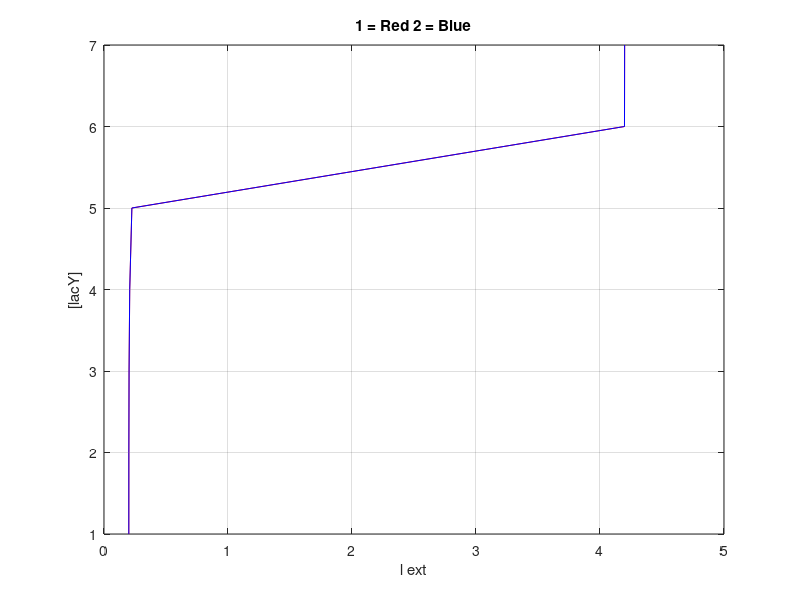

This chart was generated by the following MATLAB code:
clear; clc;

beta = 1;
gamma = 1;
delta = 0.2;
l0 = 4;
p = 4;
sigma = 1;
l_ext = 1:7;

time = 0:0.01:20;

l1 = 8;
lacY1 = 3;

l2 = 2;
lacY2 = 1; 

max1_arr = zeros(length(l_ext), 1);
max2_arr = zeros(length(l_ext), 1);

l_arr1 = zeros(length(time), 1);
lacY_arr1 = zeros(length(time), 1);
l_arr2 = zeros(length(time), 1);
lacY_arr2 = zeros(length(time), 1);

for i = 1:length(l_ext)
    for j = 1:length(time)
        l_arr1(i) = l1;
        lacY_arr1(i) = lacY1;
    
        dldt = (beta * l_ext(i) * lacY1) - (gamma * l1);
        dydt = delta + p * (l1^4 ./ (l1^4 + l0^4)) - (sigma * lacY1); 
    
        l1 = l1 + dldt;
        lacY1 = lacY1 + dydt;
    end

    for k = 1:length(time)
        l_arr2(i) = l2;
        lacY_arr2(i) = lacY2;
    
        dldt2 = (beta * l_ext(i) * lacY2) - (gamma * l2);
        dydt2 = delta + p * (l2^4 ./ (l2^4 + l0^4)) - (sigma * lacY2); 
    
        l2 = l2 + dldt2;
        lacY2 = lacY2 + dydt2;
    end

    max1 = max(lacY_arr1);
    max2 = max(lacY_arr2);
    max1_arr(i) = max1;
    max2_arr(i) = max2;
    fprintf("max1 = %f \n", max1);
    fprintf("max2 = %f \n", max2);
end

figure;
plot(max1_arr, l_ext, 'r');
hold on;
plot(max2_arr, l_ext, 'b');
xlabel('l ext');
ylabel('[lacY]');
title('1 = Red 2 = Blue');
grid on;